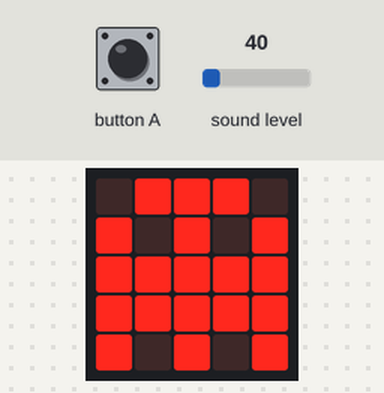
This program was run on a simulated BBC micro:bit (MakeCode). Parts: the board's 5×5 LED display. The inputs (shaded band) are chosen by the test bench; at power-on: sound level 40. A reset restarts the program; random numbers come from a fixed seed.

Above: at 1.8 s.
1.9 s: sound level set to 125
3.4 s: sound level set to 132
At 5.0 s:
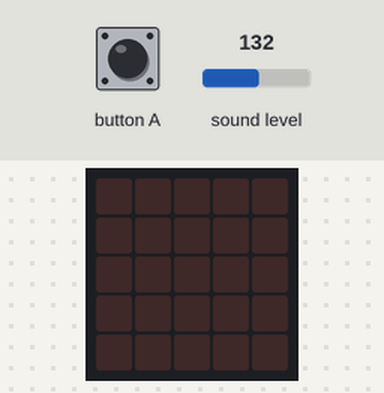
5.2 s: button A pressed for 0.15 s
At 5.8 s:
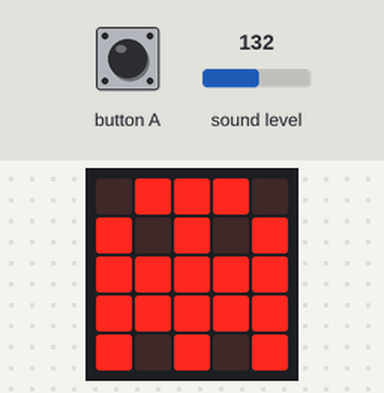
5.9 s: sound level set to 5
7.4 s: sound level set to 191
At 7.49 s:
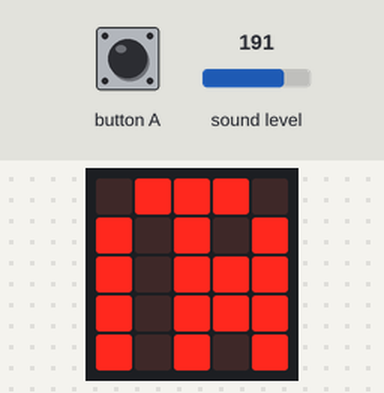
9.2 s: button A pressed for 0.15 s
At 11.6 s:
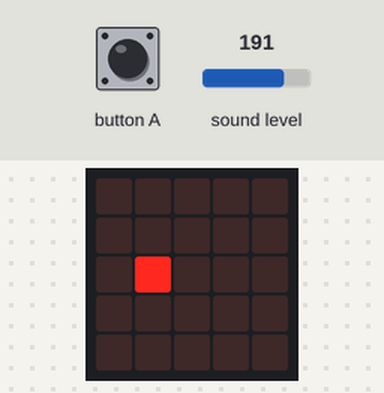
Timing chart, 0 to 13.1 s (numbered marks = the images above; inputs shaded):
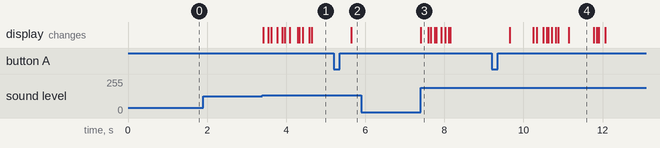

The program:

main.ts
```typescript
input.onButtonPressed(Button.A, function () {
    control.reset()
})
let kol = 0
let riadok = 0
basic.showIcon(IconNames.Ghost)
basic.forever(function () {
    for (let index = 0; index < 4; index++) {
        if (input.soundLevel() > 128) {
            riadok = randint(0, 4)
            kol = randint(0, 4)
        }
        if (led.point(kol, riadok)) {
            led.unplot(kol, riadok)
            led.plot(kol + 1, riadok)
        }
    }
})
```

test.ts
```typescript
// sem patria testy; keď sa tento balík použije ako rozšírenie, nebudú sa kompilovať.
```

Measured:
- the behaviour switches between 128 and 129 on sound level (found by bisection; images 0 and 1)
- after the input at 1.9 s, every drawn part: stays the same
- after the input at 3.4 s, the display: first changes at once (image 1 shows a later state)
- after the input at 5.2 s, the display: changes after 0.45 s (image 2)
- after the input at 5.9 s, every drawn part: stays the same
- after the input at 7.4 s, the display: changes at once (image 3)
- after the input at 9.2 s, the display: first changes after 0.45 s (image 4 shows a later state)
- what the display in image 4 shows lasts 0.7 s, from 11.1 s to 11.8 s
